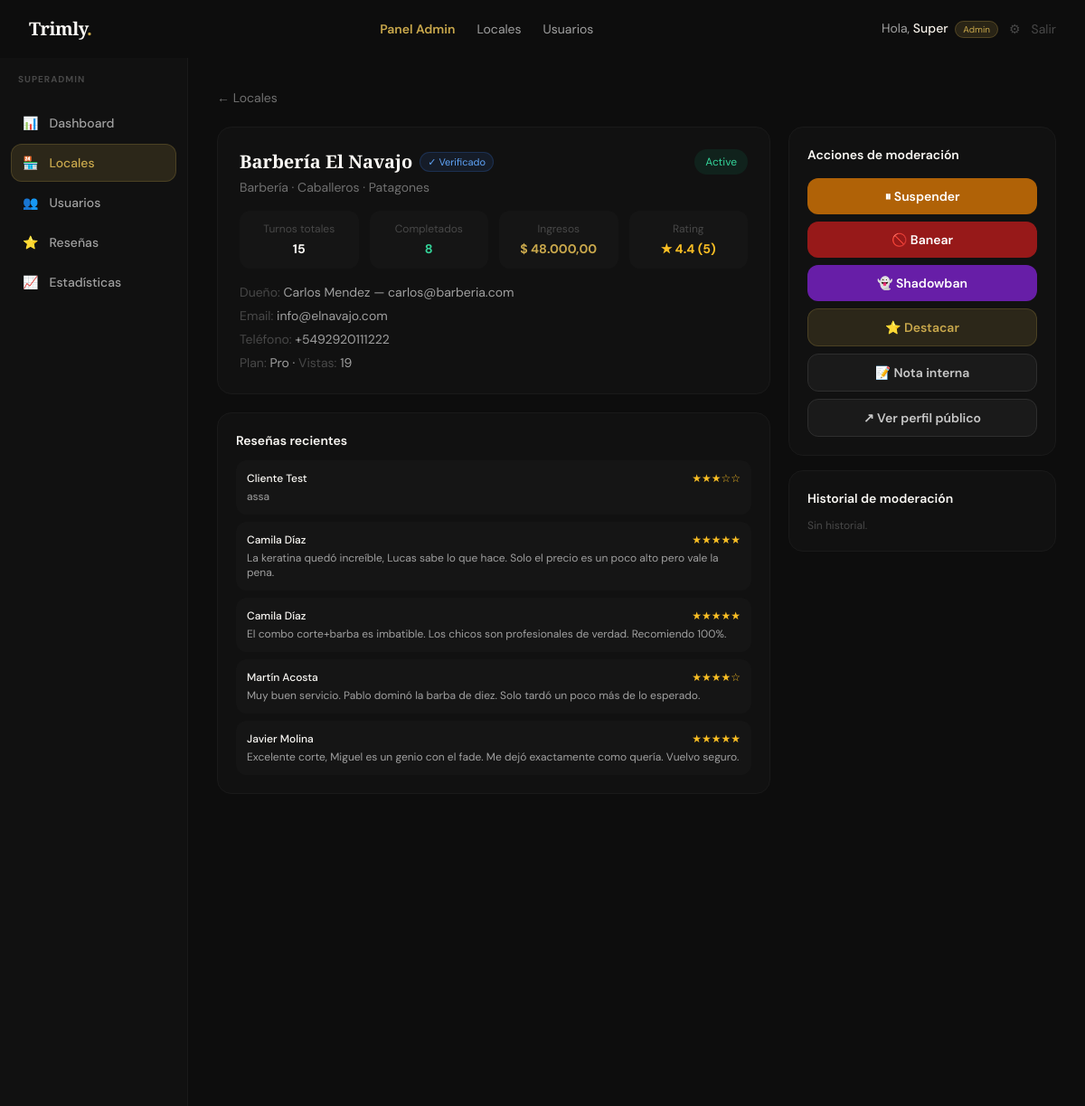
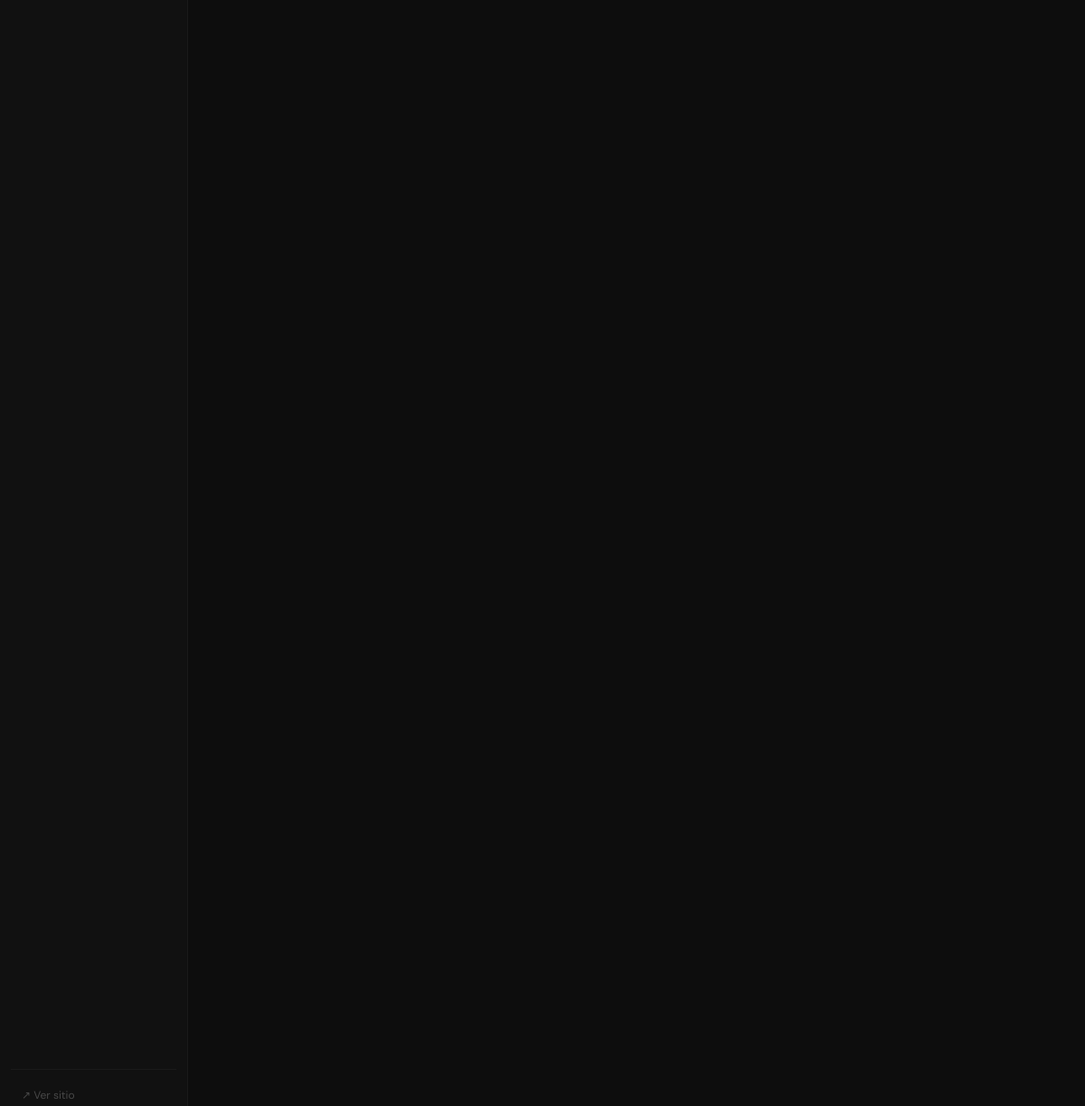
The app's page /admin/locales/1 (signed in) with its own data (2 pictures, top to bottom).
### tables this page shows
CREATE TABLE `shops` (
  `id` int UNSIGNED NOT NULL,
  `owner_id` int UNSIGNED NOT NULL,
  `name` varchar(120) NOT NULL,
  `slug` varchar(130) NOT NULL,
  `type` enum('barbershop','salon','mixed','nails','spa','tattoo','makeup','other') NOT NULL DEFAULT 'barbershop',
  `target_audience` enum('men','women','unisex') NOT NULL DEFAULT 'unisex',
  `description` text,
  `specialties` varchar(500) DEFAULT NULL,
  `amenities` varchar(500) DEFAULT NULL,
  `phone` varchar(30) DEFAULT NULL,
  `email` varchar(150) DEFAULT NULL,
  `website` varchar(255) DEFAULT NULL,
  `instagram` varchar(100) DEFAULT NULL,
  `facebook` varchar(100) DEFAULT NULL,
  `whatsapp` varchar(30) DEFAULT NULL,
  `logo` varchar(255) DEFAULT NULL,
  `cover_image` varchar(255) DEFAULT NULL,
  `address` varchar(255) DEFAULT NULL,
  `city` varchar(100) DEFAULT NULL,
  `province` varchar(100) DEFAULT NULL,
  `country` varchar(80) NOT NULL DEFAULT 'Argentina',
  `postal_code` varchar(20) DEFAULT NULL,
  `latitude` decimal(10,7) DEFAULT NULL,
  `longitude` decimal(10,7) DEFAULT NULL,
  `currency` char(3) NOT NULL DEFAULT 'ARS',
  `rating_avg` decimal(3,2) NOT NULL DEFAULT '0.00',
  `rating_count` int UNSIGNED NOT NULL DEFAULT '0',
  `status` enum('pending','active','suspended','closed') NOT NULL DEFAULT 'pending',
  `plan` enum('free','pro','premium') NOT NULL DEFAULT 'free',
  `plan_expires` date DEFAULT NULL,
  `verified` tinyint(1) NOT NULL DEFAULT '0',
  `featured` tinyint(1) NOT NULL DEFAULT '0',
  `views_count` int UNSIGNED NOT NULL DEFAULT '0',
  `is_shadowbanned` tinyint(1) NOT NULL DEFAULT '0',
  `suspension_reason` varchar(500) DEFAULT NULL,
  `suspension_until` datetime DEFAULT NULL,
  `ban_reason` varchar(500) DEFAULT NULL,
  `created_at` datetime NOT NULL DEFAULT CURRENT_TIMESTAMP,
  `updated_at` datetime NOT NULL DEFAULT CURRENT_TIMESTAMP ON UPDATE CURRENT_TIMESTAMP
);

CREATE TABLE `users` (
  `id` int UNSIGNED NOT NULL,
  `name` varchar(100) NOT NULL,
  `email` varchar(150) NOT NULL,
  `phone` varchar(30) DEFAULT NULL,
  `password_hash` varchar(255) NOT NULL,
  `role` enum('superadmin','shop_owner','employee','client') NOT NULL DEFAULT 'client',
  `avatar` varchar(255) DEFAULT NULL,
  `email_verified` tinyint(1) NOT NULL DEFAULT '0',
  `verify_token` varchar(100) DEFAULT NULL,
  `reset_token` varchar(100) DEFAULT NULL,
  `reset_expires` datetime DEFAULT NULL,
  `status` enum('active','suspended','banned') NOT NULL DEFAULT 'active',
  `last_login` datetime DEFAULT NULL,
  `created_at` datetime NOT NULL DEFAULT CURRENT_TIMESTAMP,
  `updated_at` datetime NOT NULL DEFAULT CURRENT_TIMESTAMP ON UPDATE CURRENT_TIMESTAMP
);

CREATE TABLE `reviews` (
  `id` int UNSIGNED NOT NULL,
  `appointment_id` int UNSIGNED NOT NULL,
  `shop_id` int UNSIGNED NOT NULL,
  `client_id` int UNSIGNED DEFAULT NULL,
  `rating` tinyint UNSIGNED NOT NULL,
  `rating_cleanliness` tinyint DEFAULT NULL,
  `rating_punctuality` tinyint DEFAULT NULL,
  `rating_value` tinyint DEFAULT NULL,
  `comment` text,
  `reply` text,
  `reply_at` datetime DEFAULT NULL,
  `is_visible` tinyint(1) NOT NULL DEFAULT '1',
  `report_count` tinyint UNSIGNED NOT NULL DEFAULT '0',
  `flagged_at` datetime DEFAULT NULL,
  `helpful_count` int UNSIGNED NOT NULL DEFAULT '0',
  `created_at` datetime NOT NULL DEFAULT CURRENT_TIMESTAMP
);

CREATE TABLE `appointments` (
  `id` int UNSIGNED NOT NULL,
  `shop_id` int UNSIGNED NOT NULL,
  `employee_id` int UNSIGNED NOT NULL,
  `service_id` int UNSIGNED NOT NULL,
  `client_id` int UNSIGNED DEFAULT NULL,
  `client_name` varchar(100) NOT NULL,
  `client_email` varchar(150) NOT NULL,
  `client_phone` varchar(30) DEFAULT NULL,
  `date` date NOT NULL,
  `start_time` time NOT NULL,
  `end_time` time NOT NULL,
  `duration_min` smallint UNSIGNED NOT NULL,
  `price` decimal(10,2) NOT NULL DEFAULT '0.00',
  `deposit_amount` decimal(10,2) NOT NULL DEFAULT '0.00',
  `status` enum('pending','confirmed','cancelled_client','cancelled_shop','completed','no_show') NOT NULL DEFAULT 'pending',
  `payment_option` enum('online','on_site') NOT NULL DEFAULT 'on_site',
  `payment_status` enum('unpaid','deposit_paid','fully_paid','refunded') NOT NULL DEFAULT 'unpaid',
  `payment_ref` varchar(100) DEFAULT NULL,
  `notes` text,
  `internal_notes` text,
  `reminder_sent` tinyint(1) NOT NULL DEFAULT '0',
  `confirm_token` varchar(80) DEFAULT NULL,
  `cancel_token` varchar(80) DEFAULT NULL,
  `created_at` datetime NOT NULL DEFAULT CURRENT_TIMESTAMP,
  `updated_at` datetime NOT NULL DEFAULT CURRENT_TIMESTAMP ON UPDATE CURRENT_TIMESTAMP
);

### app/Views/admin/shop_detail.php (the view, shortened to what the rows shown need)
<div class="flex min-h-screen pt-16 pb-16 lg:pb-0">
<main class="flex-1 p-5 lg:p-8 overflow-x-hidden min-w-0">
  <div class="grid grid-cols-1 lg:grid-cols-3 gap-5">
    <div class="lg:col-span-2 space-y-5">
      <div class="bg-ink-800 border border-ink-700 rounded-2xl p-6">
        <div class="flex flex-wrap items-start justify-between gap-3 mb-4">
          <div>
            <div class="flex flex-wrap items-center gap-2 mb-1">
              <h1 class="font-display text-xl font-bold text-cream-light"><?= e($shop['name']) ?></h1>
              <?php if($shop['verified']): ?><span class="text-[11px] bg-blue-500/10 text-blue-400 border border-blue-500/20 px-2 py-0.5 rounded-full">✓ Verificado</span><?php endif; ?>
            </div>
            <p class="text-sm text-ink-400"><?= \App\Models\Shop::typeLabel($shop['type']) ?> · <?= \App\Models\Shop::audienceLabel($shop['target_audience']??'unisex') ?> · <?= e($shop['city']??'') ?></p>
          </div>
          <span class="text-xs px-3 py-1.5 rounded-full <?= $shop['status']==='active'?'bg-emerald-500/10 text-emerald-400':($shop['status']==='pending'?'bg-amber-500/10 text-amber-400':'bg-red-500/10 text-red-400') ?>"><?= ucfirst($shop['status']) ?></span>
        </div>
        <div class="text-sm text-ink-300 space-y-1.5">
          <p><span class="text-ink-500">Dueño:</span> <?= e($owner['name']??'—') ?> — <?= e($owner['email']??'') ?></p>
          <p><span class="text-ink-500">Email:</span> <?= e($shop['email']??'—') ?></p>
          <p><span class="text-ink-500">Teléfono:</span> <?= e($shop['phone']??'—') ?></p>
          <p><span class="text-ink-500">Plan:</span> <?= ucfirst($shop['plan']) ?> · <span class="text-ink-500">Vistas:</span> <?= number_format($shop['views_count']) ?></p>
        </div>
      </div>
      <?php if(!empty($reviews)): ?>
      <div class="bg-ink-800 border border-ink-700 rounded-2xl p-5">
        <h2 class="font-semibold text-cream-light mb-3 text-sm">Reseñas recientes</h2>
        <div class="space-y-2">
          <?php foreach($reviews as $r): ?>
          <div class="p-3 bg-ink-700/50 rounded-xl">
            <div class="flex items-center justify-between mb-1">
              <span class="text-xs font-medium text-cream-light"><?= e($r['client_name']) ?></span>
              <span class="text-amber-400 text-xs"><?= str_repeat('★',(int)$r['rating']) ?><?= str_repeat('☆',5-(int)$r['rating']) ?></span>
            </div>
            <p class="text-xs text-ink-300"><?= e(truncate($r['comment']??'',120)) ?></p>
          </div>
          <?php endforeach; ?>
        </div>
      </div>
      <?php endif; ?>
    </div>
    <div class="space-y-4">
      <div class="bg-ink-800 border border-ink-700 rounded-2xl p-5">
        <h2 class="font-semibold text-cream-light mb-4 text-sm">Acciones de moderación</h2>
      </div>
      <div class="bg-ink-800 border border-ink-700 rounded-2xl p-5">
        <h2 class="font-semibold text-cream-light mb-3 text-sm">Historial de moderación</h2>
        </div>
      </div>
    </div>
  </div>
</main>

### records on screen
shops: name "Barbería El Navajo", type "Barbería", target_audience "Caballeros", city "Patagones", status "Active", email "info@elnavajo.com", phone "+5492920111222", plan "Pro", views_count "19"
users: name "Carlos Mendez", email "carlos@barberia.com"
reviews: appointment.client_name "Cliente Test", rating "★★★", rating "☆☆", comment "assa"
reviews: appointment.client_name "Camila Díaz", rating "★★★★★", comment "La keratina quedó increíble, Lucas sabe lo que hace. Solo el precio es un poco alto pero vale la pena."
reviews: appointment.client_name "Camila Díaz", rating "★★★★★", comment "El combo corte+barba es imbatible. Los chicos son profesionales de verdad. Recomiendo 100%."
reviews: appointment.client_name "Martín Acosta", rating "★★★★", rating "☆", comment "Muy buen servicio. Pablo dominó la barba de diez. Solo tardó un poco más de lo esperado."
reviews: appointment.client_name "Javier Molina", rating "★★★★★", comment "Excelente corte, Miguel es un genio con el fade. Me dejó exactamente como quería. Vuelvo seguro."

### other values on screen
explode(' ',$user['name'])[0] "Super"
$item['icon'] "📊"
$item['label'] "Dashboard"
$item['icon'] "🏪"
$item['label'] "Locales"
$item['icon'] "👥"
$item['label'] "Usuarios"
$item['icon'] "⭐"
$item['label'] "Reseñas"
$item['icon'] "📈"
$item['label'] "Estadísticas"
$l "Turnos totales"
$v "15"
$l "Completados"
$v "8"
